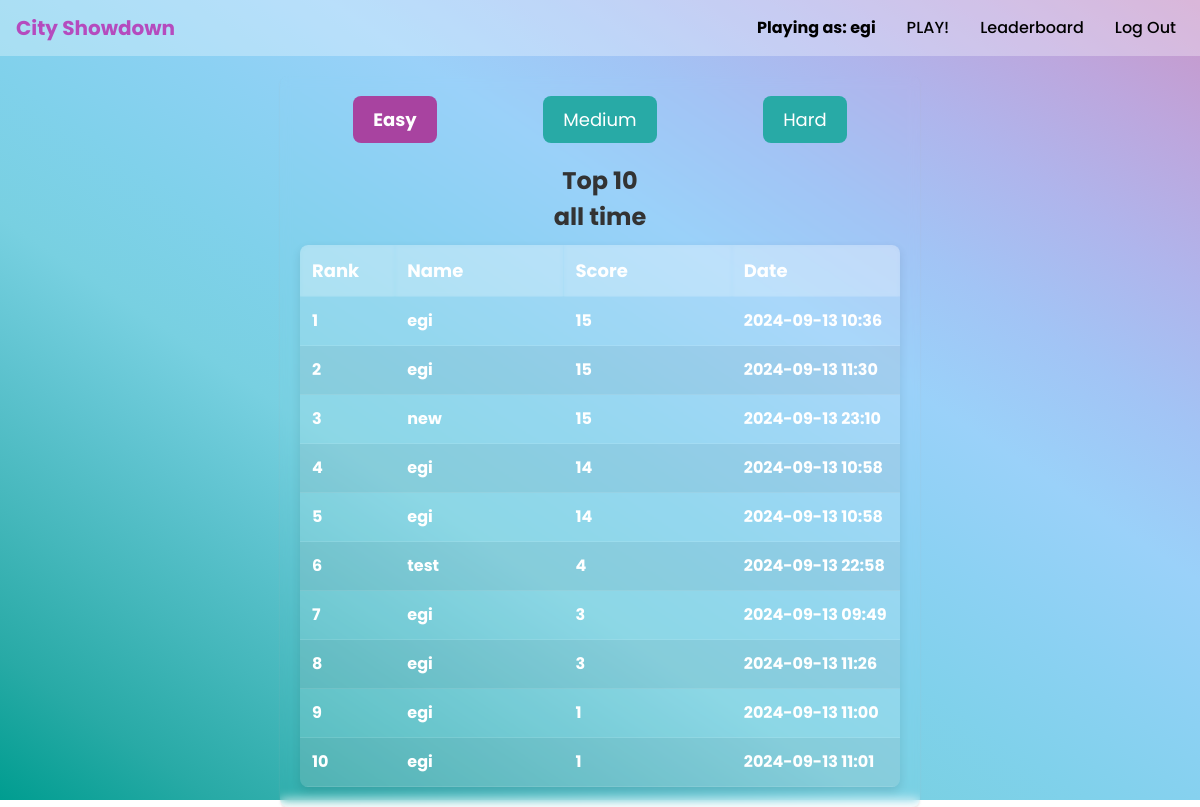
Page /leaderboard/easy (signed in) on the committed database.
### cityshowdown/models.py (models this page shows, shortened)
class User(AbstractUser):
    groups = models.ManyToManyField(
        Group,
        related_name='cityshowdown_user_set',  # Custom related name
        blank=True,
        help_text='The groups this user belongs to.',
        verbose_name='groups'
    )
    user_permissions = models.ManyToManyField(
        Permission,
        related_name='cityshowdown_user_permissions_set',  # Custom related name
        blank=True,
        help_text='Specific permissions for this user.',
        verbose_name='user permissions'
    )

class Game(models.Model):
    player = models.ForeignKey(User, on_delete=models.CASCADE ,related_name='player')
    score = models.PositiveIntegerField()
    difficulty = models.CharField(max_length=50, choices=DIFFICULTIES)
    date = models.DateTimeField(auto_now_add=True)

### cityshowdown/views.py (the view)
# urls.py: path("leaderboard/<str:difficulty>", views.leaderboard_view, name="leaderboard"),
def leaderboard_view(request, difficulty):
    games = Game.objects.filter(difficulty=difficulty, score__gt=0).order_by('-score')[0:10]
    return render(request, "showdown/leaderboard.html", {
        "games": games,
        "difficulty": difficulty
        })

### cityshowdown/templates/showdown/leaderboard.html (shortened to what this page needs)
{% extends "showdown/layout.html" %}
{% block body_class %}leaderboard-page{% endblock %}
{% block body %}
    <div class="result-difficulty-buttons">
        <form action="{% url 'leaderboard' difficulty='easy' %}" method="get" class="difficulty-form">
            <input type="submit" class="result-difficulty-button {% if difficulty == 'easy' %}active{% endif %}" value="Easy" />
        </form>
        <form action="{% url 'leaderboard' difficulty='medium' %}" method="get" class="difficulty-form">
            <input type="submit" class="result-difficulty-button {% if difficulty == 'medium' %}active{% endif %}" value="Medium" />
        </form>
        <form action="{% url 'leaderboard' difficulty='hard' %}" method="get" class="difficulty-form">
            <input type="submit" class="result-difficulty-button {% if difficulty == 'hard' %}active{% endif %}" value="Hard" />
        </form>
    </div>
    <div id="leaderboard-text">Top 10 <br/>all time</div>
    <div class="leaderboard-table">
        <table>
            <thead>
                <tr>
                    <th>Rank</th>
                    <th>Name</th>
                    <th>Score</th>
                    <th>Date</th>
                </tr>
            </thead>
            <tbody>
                {% for game in games %}
                <tr>
                    <td>{{ forloop.counter }}</td>
                    <td>{{ game.player.username }}</td>
                    <td>{{ game.score }}</td>
                    <td>{{ game.date|date:"Y-m-d H:i" }}</td>
                </tr>
                {% empty %}
                <tr>
                    <td colspan="4">No results found for this difficulty.</td>
                </tr>
                {% endfor %}
            </tbody>
        </table>
    </div>
{% endblock %}

### cityshowdown/templates/showdown/layout.html (shortened to what this page needs)
{% load static %}
<!DOCTYPE html>
<html lang="en">
<head>
    <link rel="stylesheet" href="https://stackpath.bootstrapcdn.com/bootstrap/4.4.1/css/bootstrap.min.css">
    <link href="{% static 'showdown/styles.css' %}" rel="stylesheet">
    <link href="{% static 'showdown/animation.css' %}" rel="stylesheet">
</head>
<body class="{% block body_class %}{% endblock %}">
    <nav class="navbar navbar-expand-lg custom-navbar">
        <a class="navbar-brand" href="{% url 'index' %}">City Showdown</a>
        <div class="collapse navbar-collapse" id="navbarNav">
            <ul class="navbar-nav ml-auto">
                {% if user.is_authenticated %}
                    <li class="nav-item" id="playing-username">
                        <a class="nav-link" href=#><strong>Playing as: {{ request.user.username }}</strong></a>
                    </li>
                {% endif %}
                <li class="nav-item">
                    <a class="nav-link" href="{% url 'index' %}">PLAY!</a>
                </li>
                <li class="nav-item">
                    <a class="nav-link" href="{% url 'leaderboard' 'easy' %}">Leaderboard</a>
                </li>
                {% if user.is_authenticated %}
                    <li class="nav-item">
                        <a class="nav-link" href="{% url 'logout' %}">Log Out</a>
                    </li>
                {% endif %}
            </ul>
        </div>
    </nav>
    <div class="body">
        {% block body %}
        {% endblock %}
    </div>
</body>
</html>

### cityshowdown/static/showdown/styles.css (style rules this page uses)
body { font-family: 'Poppins', sans-serif; background-image: linear-gradient(to left bottom, #c997c9, #bda6dd, #afb5ec, #a2c4f5, #9ad1f9, #8cd1f3, #80d1eb, #78d0e1, #5ec3cf, #44b7bb, #28aaa6, #009d90); height: 100vh; width: 100vw; background-size: cover; background-position: center; background-repeat: no-repeat; margin: 0; padding: 0; overflow-x: hidden; }
.body { margin: 20px auto; width: 90%; background: rgba(255, 255, 255, 0.1); border-radius: 16px; box-shadow: 0 4px 30px rgba(0, 0, 0, 0.12); backdrop-filter: blur(5.1px); -webkit-backdrop-filter: blur(5.1px); padding: 20px; border-radius: 8px; box-shadow: 0 2px 2px rgba(187, 187, 187, 0.3); }
.leaderboard-page .body { width: 80vh; background: rgba(255, 255, 255, 0); }
a { color: #ac1db9; text-decoration: none; }
.custom-navbar { background-color: rgba(255, 255, 255, 0.3); }
.custom-navbar .navbar-brand { color: #b54bbe; font-weight: bold; }
.custom-navbar .nav-link { color: #000000; font-weight: 500; margin-left: 15px; }
.result-difficulty-buttons { display: flex; justify-content: space-around; margin-bottom: 20px; }
.result-difficulty-button { background-color: #28aaa6; border: none; color: white; padding: 10px 20px; font-size: 18px; border-radius: 8px; cursor: pointer; transition: background-color 0.3s ease; }
.result-difficulty-button.active { background-color: #a843a0; font-weight: bold; cursor: not-allowed; }
table { width: 100%; border-collapse: collapse; background: rgba(255, 255, 255, 0.1); border-radius: 8px; backdrop-filter: blur(5px); -webkit-backdrop-filter: blur(5px); box-shadow: 0 4px 10px rgba(0, 0, 0, 0.1); overflow: hidden; }
th, td { padding: 12px; text-align: left; border-bottom: 1px solid rgba(255, 255, 255, 0.1); color: #ffffff; font-weight: bolder; }
th { background-color: rgba(255, 255, 255, 0.2); color: white; font-size: 18px; backdrop-filter: blur(2px); -webkit-backdrop-filter: blur(2px); }
td { font-size: 16px; background: rgba(255, 255, 255, 0.05); }
tr:nth-child(even) { background-color: rgba(255, 255, 255, 0.1); }
th:nth-child(1), td:nth-child(1) { width: 10%; }
th:nth-child(2), td:nth-child(2) { width: 20%; }
th:nth-child(3), td:nth-child(3) { width: 20%; }
th:nth-child(4), td:nth-child(4) { width: 20%; }
tr:nth-child(even) { background-color: rgba(0, 0, 0, 0.05); }
#leaderboard-text { margin-top: 20px; font-size: 3vh; font-weight: bold; text-align: center; margin: 10px; color: #333; }
@media (max-width: 1200px) { .body { width: 95%; } }

### rows in the picture
User: user.username "egi"
Game: player.username "egi", score "15", date "2024-09-13 10:36"
Game: player.username "egi", score "15", date "2024-09-13 11:30"
Game: player.username "new", score "15", date "2024-09-13 23:10"
Game: player.username "egi", score "14", date "2024-09-13 10:58"
Game: player.username "egi", score "14", date "2024-09-13 10:58"
Game: player.username "test", score "4", date "2024-09-13 22:58"
Game: player.username "egi", score "3", date "2024-09-13 09:49"
Game: player.username "egi", score "3", date "2024-09-13 11:26"
Game: player.username "egi", score "1", date "2024-09-13 11:00"
Game: player.username "egi", score "1", date "2024-09-13 11:01"
